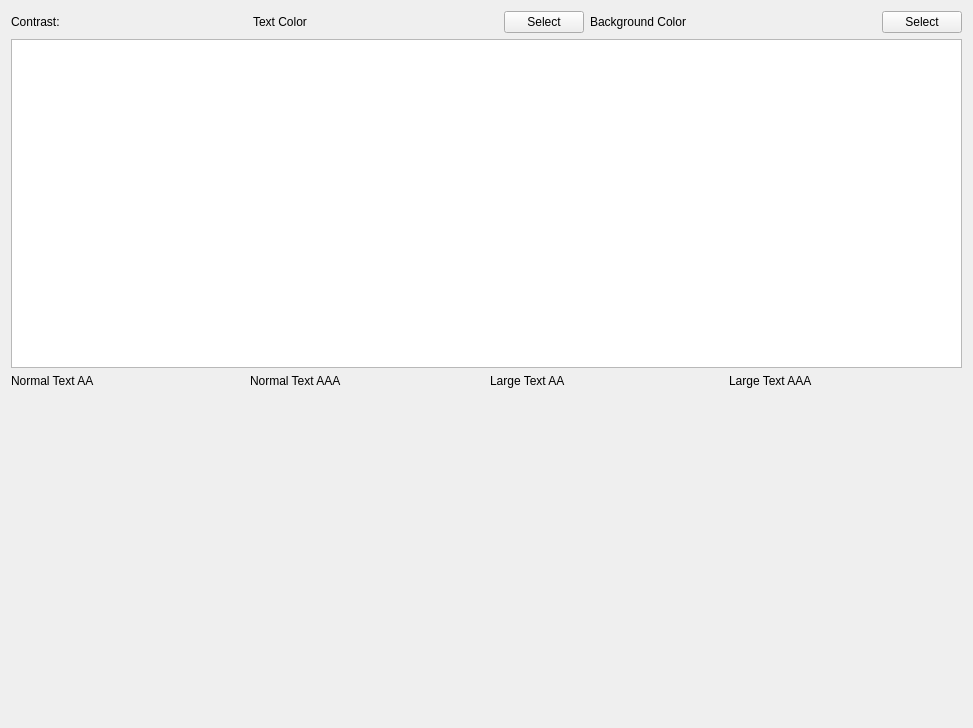
<?xml version="1.0" encoding="UTF-8"?>
<ui version="4.0">
 <class>ContrastCheckerWidget</class>
 <widget class="QWidget" name="ContrastCheckerWidget">
  <property name="geometry">
   <rect>
    <x>0</x>
    <y>0</y>
    <width>973</width>
    <height>728</height>
   </rect>
  </property>
  <property name="windowTitle">
   <string>Form</string>
  </property>
  <property name="locale">
   <locale language="English" country="UnitedStates"/>
  </property>
  <layout class="QVBoxLayout" name="verticalLayout">
   <item>
    <layout class="QHBoxLayout" name="horizontalLayout">
     <item>
      <widget class="QLabel" name="contrast">
       <property name="text">
        <string>Contrast: </string>
       </property>
      </widget>
     </item>
     <item>
      <spacer name="horizontalSpacer">
       <property name="orientation">
        <enum>Qt::Orientation::Horizontal</enum>
       </property>
       <property name="sizeHint" stdset="0">
        <size>
         <width>40</width>
         <height>20</height>
        </size>
       </property>
      </spacer>
     </item>
     <item>
      <widget class="QLabel" name="label">
       <property name="text">
        <string>Text Color</string>
       </property>
      </widget>
     </item>
     <item>
      <widget class="QWidget" name="textColorWidget" native="true">
       <property name="sizePolicy">
        <sizepolicy hsizetype="Expanding" vsizetype="Preferred">
         <horstretch>0</horstretch>
         <verstretch>0</verstretch>
        </sizepolicy>
       </property>
      </widget>
     </item>
     <item>
      <widget class="QPushButton" name="selectTextColorButton">
       <property name="toolTip">
        <string>Select text color</string>
       </property>
       <property name="text">
        <string>Select</string>
       </property>
      </widget>
     </item>
     <item>
      <widget class="QLabel" name="label_6">
       <property name="text">
        <string>Background Color</string>
       </property>
      </widget>
     </item>
     <item>
      <widget class="QWidget" name="backgroundColorWidget" native="true">
       <property name="sizePolicy">
        <sizepolicy hsizetype="Expanding" vsizetype="Preferred">
         <horstretch>0</horstretch>
         <verstretch>0</verstretch>
        </sizepolicy>
       </property>
      </widget>
     </item>
     <item>
      <widget class="QPushButton" name="selectBackgroundColorButton">
       <property name="toolTip">
        <string>Select background color</string>
       </property>
       <property name="text">
        <string>Select</string>
       </property>
      </widget>
     </item>
    </layout>
   </item>
   <item>
    <widget class="QTextBrowser" name="example"/>
   </item>
   <item>
    <layout class="QHBoxLayout" name="horizontalLayout_2">
     <item>
      <widget class="QLabel" name="normalTextAA">
       <property name="text">
        <string>Normal Text AA</string>
       </property>
      </widget>
     </item>
     <item>
      <widget class="QLabel" name="normallTextAAA">
       <property name="text">
        <string>Normal Text AAA</string>
       </property>
      </widget>
     </item>
     <item>
      <widget class="QLabel" name="largeTextAA">
       <property name="text">
        <string>Large Text AA</string>
       </property>
      </widget>
     </item>
     <item>
      <widget class="QLabel" name="largeTextAAA">
       <property name="text">
        <string>Large Text AAA</string>
       </property>
      </widget>
     </item>
    </layout>
   </item>
   <item>
    <spacer name="verticalSpacer">
     <property name="orientation">
      <enum>Qt::Orientation::Vertical</enum>
     </property>
     <property name="sizeHint" stdset="0">
      <size>
       <width>20</width>
       <height>40</height>
      </size>
     </property>
    </spacer>
   </item>
  </layout>
 </widget>
 <resources/>
 <connections/>
</ui>
